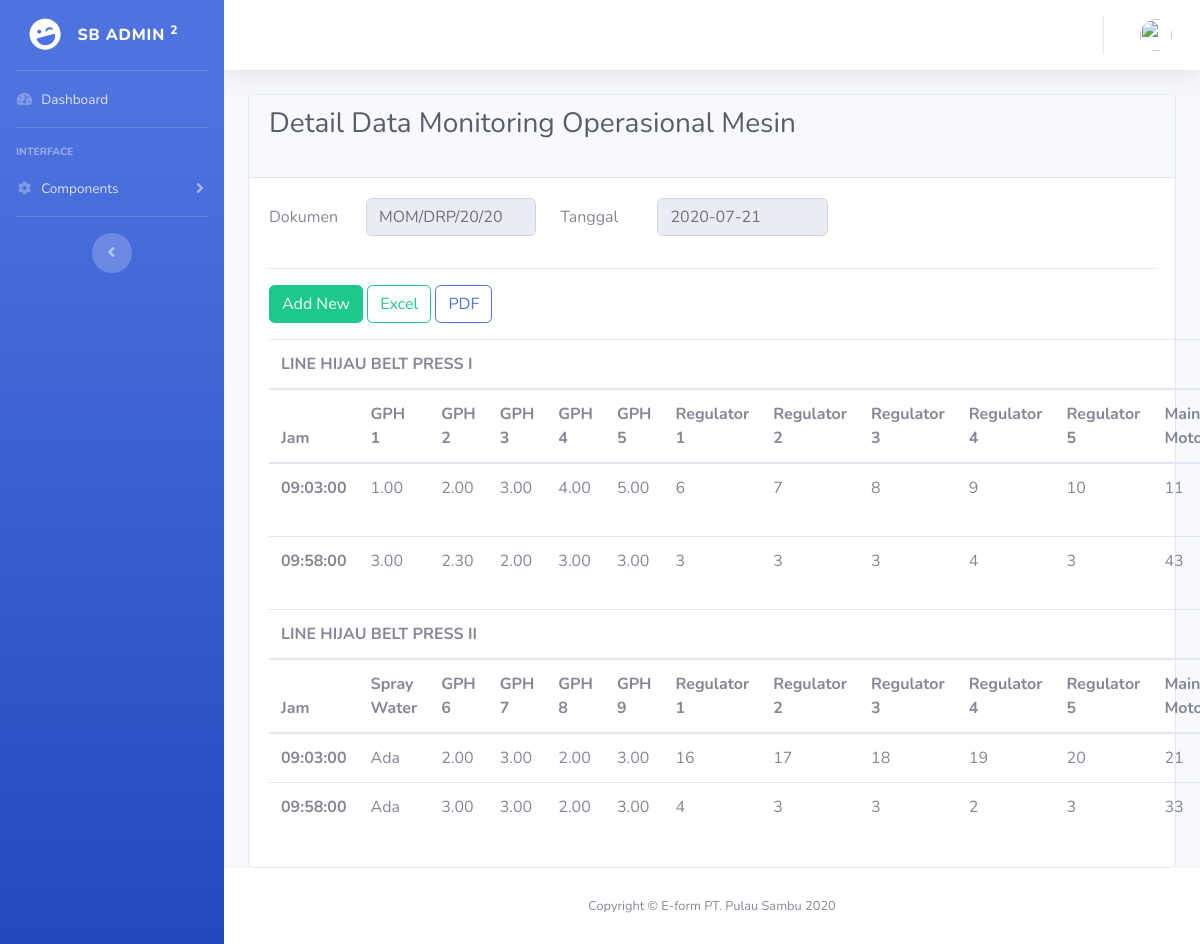
/dashboard/detail/10, run on the app's committed database.
### tables this page shows
CREATE TABLE `header` (
  `id_header` int(11) NOT NULL,
  `doc` varchar(128) NOT NULL,
  `date` date NOT NULL,
  `createdBy` int(11) NOT NULL,
  `createdDate` varchar(128) NOT NULL,
  `updatedBy` int(11) DEFAULT NULL,
  `updatedDate` varchar(128) DEFAULT NULL
);

CREATE TABLE `momitoringmom` (
  `id_mom` int(11) NOT NULL,
  `header_id` int(11) NOT NULL,
  `jam` time NOT NULL,
  `gph1` float(3,2) NOT NULL,
  `gph2` float(3,2) NOT NULL,
  `gph3` float(3,2) NOT NULL,
  `gph4` float(3,2) NOT NULL,
  `gph5` float(3,2) NOT NULL,
  `regulator1_bp1` int(11) NOT NULL,
  `regulator2_bp1` int(11) NOT NULL,
  `regulator3_bp1` int(11) NOT NULL,
  `regulator4_bp1` int(11) NOT NULL,
  `regulator5_bp1` int(11) NOT NULL,
  `mainMotor_bp1` int(11) NOT NULL,
  `sprayWater` tinyint(1) NOT NULL,
  `gph6` float(3,2) NOT NULL,
  `gph7` float(3,2) NOT NULL,
  `gph8` float(3,2) NOT NULL,
  `gph9` float(3,2) NOT NULL,
  `regulator1_bp2` int(11) NOT NULL,
  `regulator2_bp2` int(11) NOT NULL,
  `regulator3_bp2` int(11) NOT NULL,
  `regulator4_bp2` int(11) NOT NULL,
  `regulator5_bp2` int(11) NOT NULL,
  `mainMotor_bp2` int(11) NOT NULL
);

### application/controllers/Dashboard.php (called while the page is built, shortened)
<?php
class Dashboard extends CI_Controller
{
     public function detail($id_header)
     {
          $data['title'] = 'Detail MOM';
          $data['user'] = $this->dashboard_model->getSession();
          $data['header'] = $this->dashboard_model->getIdHeader($id_header);
          $data['momitoringmom'] = $this->dashboard_model->getDetail($id_header);
          $this->load->view('tampilan/header', $data);
          $this->load->view('tampilan/navbar', $data);
          $this->load->view('tampilan/topbar', $data);
          $this->load->view('dashboard/detail', $data);
          $this->load->view('tampilan/footer');
     }
}

### index.php (called while the page is built, shortened)
<?php
require_once BASEPATH.'core/CodeIgniter.php';

### application/models/Dashboard_model.php (called while the page is built, shortened)
<?php
class Dashboard_model extends CI_Model
{
     public function getIdHeader($id_header)
     {
          return $this->db->get_where('header', ['id_header' => $id_header])->row_array();
     }
     public function getDetail($id_header)
     {
          $this->db->select('*', 'header.doc', 'header.date', 'header.id', 'header.name');
          $this->db->from('header');
          $this->db->join('momitoringmom', 'momitoringmom.header_id = header.id_header');
          $this->db->where('momitoringmom.header_id', $id_header);
          $this->db->order_by('momitoringmom.jam');
          return $this->db->get()->result_array();
     }
}

### application/views/dashboard/detail.php (the view, shortened to what this page needs)
<div class="container-fluid">
     <div class="card">
          <div class="card-header">
               <h1 class="h3 mb-4 text-gray-800">Detail Data Monitoring Operasional Mesin</h1>
          </div>
          <div class="card-body">
               <form action="" method="POST">
                    <div class="form-group row">
                         <div class="form-group row col-sm-8">
                              <label for="doc" class="col-sm-2 col-form-label">Dokumen</label>
                              <div class="col-sm">
                                   <input type="text" readonly class="form-control" id="doc" name="doc" value="<?= $header['doc']; ?>">
                              </div>
                              <label for="date" class="col-sm-2 col-form-label">Tanggal</label>
                              <div class="col-sm">
                                   <input type="text" readonly class="form-control" id="date" name="date" value="<?= $header['date']; ?>">
                              </div>
                         </div>
                    </div>
               </form>
               <hr>
               <a href="<?= base_url('dashboard/tambah/' . $header['id_header']) ?>" class="btn btn-success mb-3">Add New</a>
               <a href="<?= base_url('dashboard/laporanExcel/' . $header['id_header']) ?>" class="btn btn-outline-success mb-3" name="id_header">Excel</a>
               <a href="<?= base_url('dashboard/laporanPDF/' . $header['id_header']) ?>" class="btn btn-outline-primary mb-3" name="id_header">PDF</a>
               <table class="table">
                    <thead>
                         <tr>
                              <th colspan="13">
                                   LINE HIJAU BELT PRESS I
                              </th>
                         </tr>
                         <tr>
                              <th scope="col">Jam</th>
                              <th scope="col">GPH 1</th>
                              <th scope="col">GPH 2</th>
                              <th scope="col">GPH 3</th>
                              <th scope="col">GPH 4</th>
                              <th scope="col">GPH 5</th>
                              <th scope="col">Regulator 1</th>
                              <th scope="col">Regulator 2</th>
                              <th scope="col">Regulator 3</th>
                              <th scope="col">Regulator 4</th>
                              <th scope="col">Regulator 5</th>
                              <th scope="col">Main Motor</th>
                         </tr>
                    </thead>
                    <tbody>
                         <?php foreach ($momitoringmom as $mm) : ?>
                              <tr>
                                   <th><?= $mm['jam']; ?></th>
                                   <td><?= $mm['gph1']; ?></td>
                                   <td><?= $mm['gph2']; ?></td>
                                   <td><?= $mm['gph3']; ?></td>
                                   <td><?= $mm['gph4']; ?></td>
                                   <td><?= $mm['gph5']; ?></td>
                                   <td><?= $mm['regulator1_bp1']; ?></td>
                                   <td><?= $mm['regulator2_bp1']; ?></td>
                                   <td><?= $mm['regulator3_bp1']; ?></td>
                                   <td><?= $mm['regulator4_bp1']; ?></td>
                                   <td><?= $mm['regulator5_bp1']; ?></td>
                                   <td><?= $mm['mainMotor_bp1']; ?></td>
                              </tr>
                         <?php endforeach; ?>
                    </tbody>
                    <thead>
                         <tr>
                              <th colspan="13">
                                   LINE HIJAU BELT PRESS II
                              </th>
                         </tr>
                         <tr>
                              <th scope="col">Jam</th>
                              <th scope="col">Spray Water</th>
                              <th scope="col">GPH 6</th>
                              <th scope="col">GPH 7</th>
                              <th scope="col">GPH 8</th>
                              <th scope="col">GPH 9</th>
                              <th scope="col">Regulator 1</th>
                              <th scope="col">Regulator 2</th>
                              <th scope="col">Regulator 3</th>
                              <th scope="col">Regulator 4</th>
                              <th scope="col">Regulator 5</th>
                              <th scope="col">Main Motor</th>
                         </tr>
                    </thead>
                    <tbody>
                         <?php foreach ($momitoringmom as $mm) : ?>
                              <tr>
                                   <th><?= $mm['jam']; ?></th>
                                   <td>
                                        <?php
                                        if ($mm['sprayWater'] == 1) {
                                             echo "Ada";
                                        } else {
                                             echo "Tidak Ada";
                                        }
                                        ?>
                                   </td>
                                   <td><?= $mm['gph6']; ?></td>
                                   <td><?= $mm['gph7']; ?></td>
                                   <td><?= $mm['gph8']; ?></td>
                                   <td><?= $mm['gph9']; ?></td>
                                   <td><?= $mm['regulator1_bp2']; ?></td>
                                   <td><?= $mm['regulator2_bp2']; ?></td>
                                   <td><?= $mm['regulator3_bp2']; ?></td>
                                   <td><?= $mm['regulator4_bp2']; ?></td>
                                   <td><?= $mm['regulator5_bp2']; ?></td>
                                   <td><?= $mm['mainMotor_bp2']; ?></td>
                              </tr>
                         <?php endforeach; ?>
                    </tbody>
               </table>
          </div>
     </div>
</div>

### data on the page
header: doc "MOM/DRP/20/20", date "2020-07-21"
momitoringmom: jam "09:03:00", gph1 "1.00", gph2 "2.00", gph3 "3.00", gph4 "4.00", gph5 "5.00", regulator1_bp1 "6", regulator2_bp1 "7", regulator3_bp1 "8", regulator4_bp1 "9", regulator5_bp1 "10", mainMotor_bp1 "11", sprayWater "Ada", gph6 "2.00", gph7 "3.00", gph8 "2.00", gph9 "3.00", regulator1_bp2 "16", regulator2_bp2 "17", regulator3_bp2 "18", regulator4_bp2 "19", regulator5_bp2 "20", mainMotor_bp2 "21"
momitoringmom: jam "09:58:00", gph1 "3.00", gph2 "2.30", gph3 "2.00", gph4 "3.00", gph5 "3.00", regulator1_bp1 "3", regulator2_bp1 "3", regulator3_bp1 "3", regulator4_bp1 "4", regulator5_bp1 "3", mainMotor_bp1 "43", sprayWater "Ada", gph6 "3.00", gph7 "3.00", gph8 "2.00", gph9 "3.00", regulator1_bp2 "4", regulator2_bp2 "3", regulator3_bp2 "3", regulator4_bp2 "2", regulator5_bp2 "3", mainMotor_bp2 "33"
